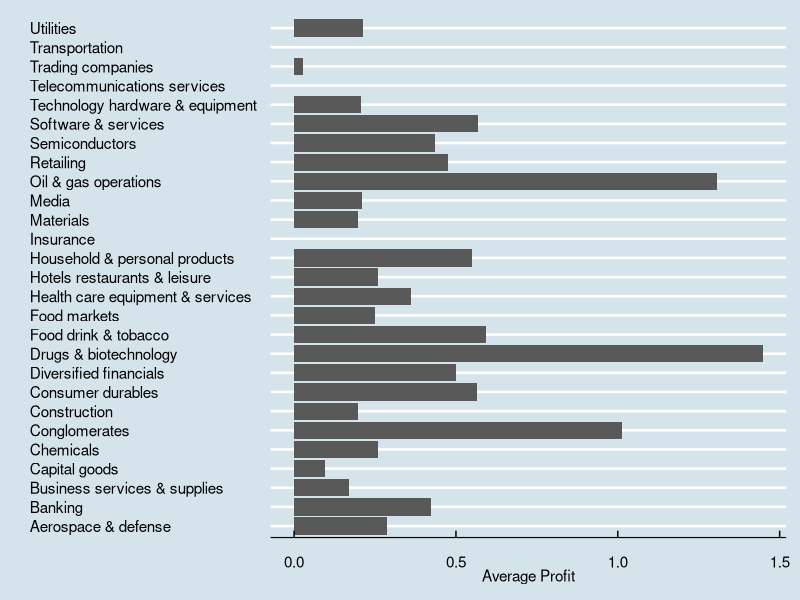

This chart was generated by the following R code: (Note: this script raises an error after producing the figure.)
## ---- chunk 1
library(tidyverse)
library(ggthemes)
## ---- chunk 2
forbes<-read_csv('Forbes2000.csv')
## ---- chunk 3
glimpse(forbes)
## ---- chunk 4
category_summary<- forbes %>% group_by(category) %>% summarize(mean_sales = mean(sales), mean_profit= mean(profits), mean_marketvalue = mean(marketvalue))
## ---- chunk 5
ggplot(category_summary) + geom_bar(aes(x=category, y=mean_profit), stat="identity")+theme_economist()+coord_flip()+ylab('Average Profit')+xlab('')
## ---- chunk 6
country_summary<- forbes %>% group_by(PUT_SOMETHING_HERE) %>% summarize(mean_sales = mean(sales), mean_profit= mean(profits), mean_marketvalue = mean(marketvalue))
## ---- chunk 7
country_summary<- country_summary %>% filter(mean_marketvalue > 20)
## ---- chunk 8
ggplot(category_summary) + geom_bar(aes(x=category, y=mean_profit), stat="identity")+theme_economist()+coord_flip()+ylab('Average Profit')+xlab('')
